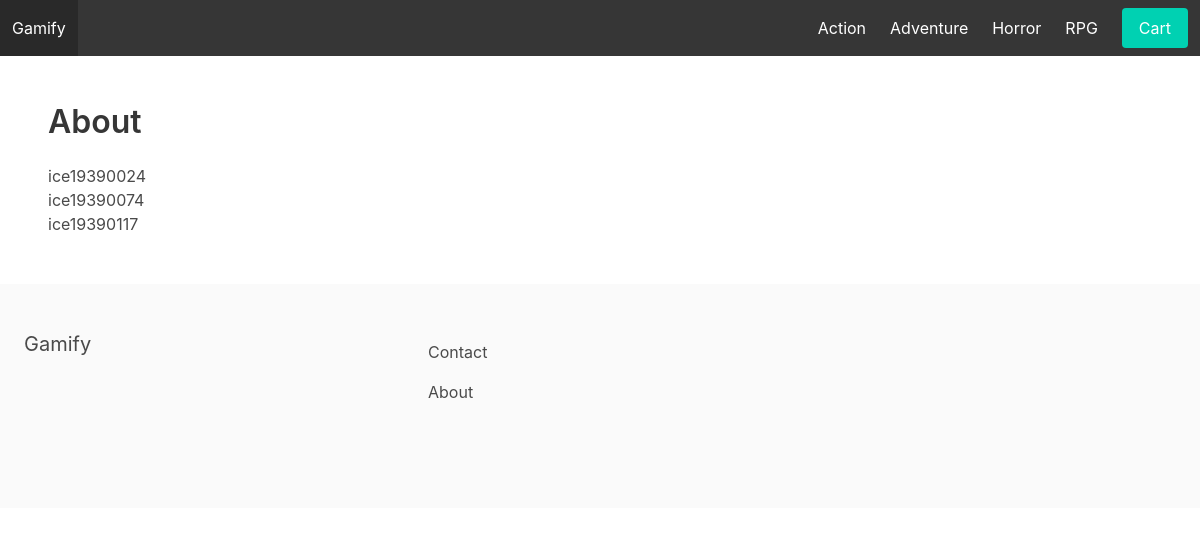
The page /about/ on the database its author committed.
### apps/store/models.py (models this page shows, shortened)
class Category(models.Model):
    title = models.CharField(max_length=255)
    slug = models.SlugField(max_length= 255)
    ordering = models.IntegerField(default=0)
    class Meta:
        verbose_name_plural = 'Categories'
        ordering = ('ordering',)

### apps/core/views.py (the view)
# urls.py: path('about/', about, name='about'),
def about(request):
    return render(request, 'about.html')

### apps/store/context_processors.py (called while the page is built)
def menu_categories(request):
    categories = Category.objects.all()
    return {'menu_categories': categories}

### apps/core/templates/about.html (shortened to what this page needs)
{% extends 'base.html' %}
{% block content %}
    <h1 class="title">About</h1>
    <p>
        ice19390024 <br>
        ice19390074 <br>
        ice19390117
    </p>
{% endblock %}

### apps/core/templates/base.html (shortened to what this page needs)
<!DOCTYPE html>
<html>
	<head>
        <link rel="stylesheet" href="https://cdn.jsdelivr.net/npm/bulma@0.9.0/css/bulma.min.css">
    </head>
    <body>
		<nav class="navbar is-dark" id="navbarapp">
			<div class="navbar-brand">
				<a href="{% url 'frontpage' %}" class="navbar-item" href="/">Gamify</a>
			</div>
            <div id="main-navbar" class="navbar-menu">
                <div class="navbar-end">
                    {% for category in menu_categories %}
                        <a href="{% url 'category_detail' category.slug %}" class="navbar-item">{{ category.title }}</a>
                    {% endfor %}
                    <div class="navbar-item" id="navbarapp">
                        <a href="{% url 'cart' %}" class="button is-primary">Cart</a>
                    </div>
            </div>
        </nav>
        <section class="section">
            {% block content %}
            {% endblock %}
        </section>
        <footer class="footer">
            <div class="columns">
                <div class="column is-4">
                    <h2 class="subtitle">Gamify</h2>
                </div>
                <div class="column is-8">
                    <a href="{% url 'contact' %}" class="navbar-item">Contact</a>
                    <a href="{% url 'about' %}" class="navbar-item">About</a>
                </div>
            </div>
        </footer>
    </body>
</html>

### rows shown on the page
Category: title "Action"
Category: title "Adventure"
Category: title "Horror"
Category: title "RPG"
